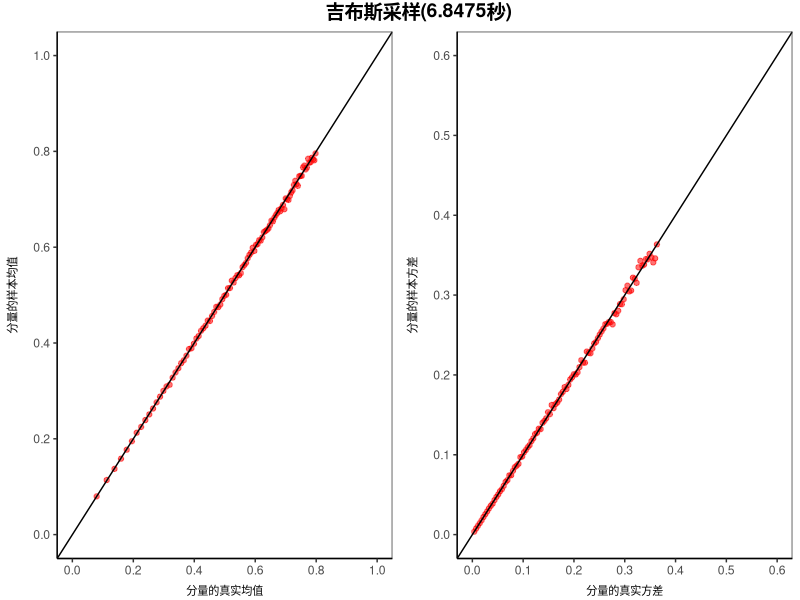
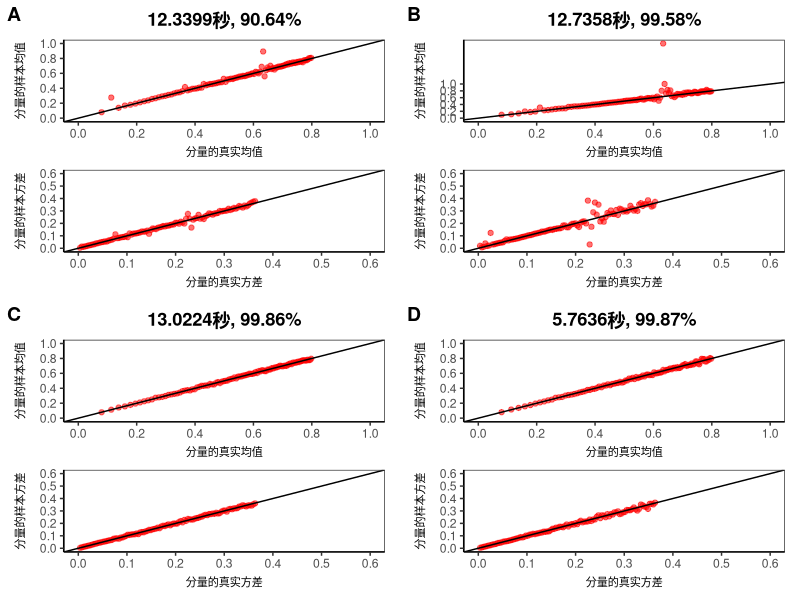

Write R code to recreate these figures, in order.
###############################################################
# HMC and Gibbs Implementation on 100-dimensional Independent Half Normal Distribution
# original author: Jin
###############################################################
library(MASS)
library(ggplot2)
library(patchwork)
###############################################################
## indicator function of random vector X
###############################################################
Indicator <- function(x){
  return(ifelse(FALSE %in% ifelse(x >= 0, TRUE, FALSE), 0, 1))
}
################################################################################################################
## Hamiltonian Monte Carlo                                                        111111
################################################################################################################
## Hamiltonian Monte Carlo Function
###############################################################
HMC = function (U, grad_U,L, current_q)
{
  q = current_q
  p = matrix(rnorm(length(q),0,1), ncol = 1)
  current_p = p
  # epsilon <- runif(1, 0.0104,0.0156)
  epsilon <- 0.1
  # Make a half step for momentum at the beginning
  p = p - epsilon * grad_U(q) / 2
  # Alternate full steps for position and momentum
  for (i in 1:L)
  {
    # Make a full step for the position
    q = q + epsilon * p
    # Make a full step for the momentum, except at end of trajectory
    if (i!=L) p = p - epsilon * grad_U(q)
  }
  # Make a half step for momentum at the end.
  p = p - epsilon * grad_U(q) / 2
  # Negate momentum at end of trajectory to make the proposal symmetric
  p = -p
  # Evaluate potential and kinetic energies at start and end of trajectory
  current_U = U(current_q)
  current_K = sum(current_p^2) / 2
  proposed_U = U(q)
  proposed_K = sum(p^2) / 2
  
  # Accept or reject the state at end of trajectory, returning either
  # the position at the end of the trajectory or the initial position
  accept = 0
  if (runif(1) < exp(current_U - proposed_U + current_K - proposed_K)) # ensure position vairable big than zero
  {
    accept = 1
    return (list(abs(q), accept))  # accept
  }
  else
  {
    accept = 0
    return (list(current_q, accept))  # reject
  }
}
###############################################################
# target 100-dimensional Independent foleded normal distribution
###############################################################
## potential energy
###############################################################
U_P <- function(q)
{ 
  value <- 0.5 * (matrix(q, nrow = 1) %*% inverse %*% matrix(q, ncol = 1))
  return((value - log((1/2 * pi) ^ (-length(q) / 2) * det(sigma) ^ (-1 / 2))))
}
###############################################################
## gradient 
###############################################################
dU <- function(q)
{
  return(inverse %*% matrix(q, ncol = 1)) 
}
###############################################################
## input 
###############################################################
set.seed(1010)
q_init <- runif(100, 0, 2)
sigma <- diag(seq(0.01, 1, 0.01))
inverse <- solve(sigma)
# epsilon uniformly from interval(0.0104,0.0156) L=50效果几乎相同
L = 100
N = 10000
###############################################################
# simulation bivariate half normal distribution by HMC
###############################################################
## simulation
###############################################################
q_HMC <- matrix(NA, nrow = length(q_init), ncol = N) # position matrix
# sample_p1 <- sample_p2 <- 0
# Chain_all <- list(Chain1 = 0, Chain2 = 0, Chain3 = 0, Chain4 = 0)
isAccept <- 0
t1 <- Sys.time()
for (i in 1:N) {
  result = HMC(U = U_P, grad_U = dU, L = L, current_q = q_init)
  q_HMC[,i] = result[[1]]
  isAccept = isAccept + result[[2]]
  q_init = q_HMC[,i]
}
t2 <- Sys.time()
diff_t_hmc <- round(as.numeric(t2-t1),digits = 4)
###############################################################
## compute acceptance rate
###############################################################
isAccept/N
###############################################################
## estiamte mean & var
###############################################################
true_mean_hmc <- sqrt(seq(0.01, 1.00, 0.01)) * sqrt(2/pi)
true_var_hmc <- seq(0.01, 1.00, 0.01) * (1 - 2/pi)
est_mean_hmc <- apply(q_HMC,1,mean)
est_var_hmc <- apply(q_HMC,1,var)
scatter_hmc <- data.frame(cbind(true_mean_hmc, true_var_hmc, est_mean_hmc, est_var_hmc))
###############################################################
## visualization by scatter
###############################################################
scatter_mean_HMC_1 <-
  ggplot(data = scatter_hmc, aes(x = true_mean_hmc, y = est_mean_hmc)) + 
  geom_point(size = 1.5, alpha = 0.55, color = "red") +
  theme_bw() +
  theme(panel.grid.major = element_blank(), 
        panel.grid.minor = element_blank(),
        panel.background = element_blank(), 
        axis.line = element_line(colour = "black"),
        axis.title.y = element_text(margin = margin(r = 10),size = 8),
        axis.title.x = element_text(vjust=-1,size = 8),
        plot.title = element_text(hjust = 0.5, vjust = 2.0, face = "bold")) +
  expand_limits(y = c(0.0, 1.0)) +
  expand_limits(x = c(0.0, 1.0)) +
  scale_x_continuous(breaks = seq(0.0, 1.0, 0.2), labels = c(paste0("0.0"), seq(0.2, 0.8, 0.2), paste0("1.0"))) +
  scale_y_continuous(breaks = seq(0.0, 1.0, 0.2), labels = c(paste0("0.0"), seq(0.2, 0.8, 0.2), paste0("1.0"))) +
  geom_abline(intercept = 0,slope = 1) +
  xlab("分量的真实均值") +
  ylab("分量的样本均值") +
  labs(title = paste0(diff_t_hmc,"秒, ", 100 * isAccept/N,"%"))
scatter_var_HMC_1 <- 
  ggplot(data = scatter_hmc, aes(x = true_var_hmc, y = est_var_hmc)) + 
  geom_point(size = 1.5, alpha = 0.55, color = "red") +
  theme_bw() +
  theme(panel.grid.major = element_blank(), 
        panel.grid.minor = element_blank(),
        panel.background = element_blank(), 
        axis.line = element_line(colour = "black"),
        axis.title.y = element_text(margin = margin(r = 10),size = 8),
        axis.title.x = element_text(vjust=-1,size = 8)) +
  expand_limits(y = c(0.0, 0.6)) +
  expand_limits(x = c(0.0, 0.6)) +
  scale_x_continuous(breaks = seq(0.0, 0.6, 0.1), labels = c(paste0("0.0"), seq(0.1, 0.6, 0.1))) +
  scale_y_continuous(breaks = seq(0.0, 0.6, 0.1), labels = c(paste0("0.0"), seq(0.1, 0.6, 0.1))) +
  geom_abline(intercept = 0, slope = 1) +
  xlab("分量的真实方差") +
  ylab("分量的样本方差") 

################################################################################################################
## Hamiltonian Monte Carlo                                                          222222222
################################################################################################################
## Hamiltonian Monte Carlo Function
###############################################################
HMC = function (U, grad_U,L, current_q)
{
  q = current_q
  p = matrix(rnorm(length(q),0,1), ncol = 1)
  current_p = p
  # epsilon <- runif(1, 0.01, 0.02)
  # epsilon <- runif(1, 0.0104,0.0156)
  epsilon <- 0.025
  # Make a half step for momentum at the beginning
  p = p - epsilon * grad_U(q) / 2
  # Alternate full steps for position and momentum
  for (i in 1:L)
  {
    # Make a full step for the position
    q = q + epsilon * p
    # Make a full step for the momentum, except at end of trajectory
    if (i!=L) p = p - epsilon * grad_U(q)
  }
  # Make a half step for momentum at the end.
  p = p - epsilon * grad_U(q) / 2
  # Negate momentum at end of trajectory to make the proposal symmetric
  p = -p
  # Evaluate potential and kinetic energies at start and end of trajectory
  current_U = U(current_q)
  current_K = sum(current_p^2) / 2
  proposed_U = U(q)
  proposed_K = sum(p^2) / 2
  
  # Accept or reject the state at end of trajectory, returning either
  # the position at the end of the trajectory or the initial position
  accept = 0
  if (runif(1) < exp(current_U - proposed_U + current_K - proposed_K)) # ensure position vairable big than zero
  {
    accept = 1
    return (list(abs(q), accept))  # accept
  }
  else
  {
    accept = 0
    return (list(current_q, accept))  # reject
  }
}
###############################################################
# target 100-dimensional Independent foleded normal distribution
###############################################################
## potential energy
###############################################################
U_P <- function(q)
{ 
  value <- 0.5 * (matrix(q, nrow = 1) %*% inverse %*% matrix(q, ncol = 1))
  return((value - log((1/2 * pi) ^ (-length(q) / 2) * det(sigma) ^ (-1 / 2))))
}
###############################################################
## gradient 
###############################################################
dU <- function(q)
{
  return(inverse %*% matrix(q, ncol = 1)) 
}
###############################################################
## input 
###############################################################
set.seed(1010)
q_init <- runif(100, 0, 2)
sigma <- diag(seq(0.01, 1, 0.01))
inverse <- solve(sigma)
# epsilon uniformly from interval(0.0104,0.0156) L=50效果几乎相同
L = 100
N = 10000
###############################################################
# simulation bivariate half normal distribution by HMC
###############################################################
## simulation
###############################################################
q_HMC <- matrix(NA, nrow = length(q_init), ncol = N) # position matrix
# sample_p1 <- sample_p2 <- 0
# Chain_all <- list(Chain1 = 0, Chain2 = 0, Chain3 = 0, Chain4 = 0)
isAccept <- 0
t1 <- Sys.time()
for (i in 1:N) {
  result = HMC(U = U_P, grad_U = dU, L = L, current_q = q_init)
  q_HMC[,i] = result[[1]]
  isAccept = isAccept + result[[2]]
  q_init = q_HMC[,i]
}
t2 <- Sys.time()
diff_t_hmc <- round(as.numeric(t2-t1),digits = 4)
###############################################################
## compute acceptance rate
###############################################################
isAccept
###############################################################
## estiamte mean & var
###############################################################
true_mean_hmc <- sqrt(seq(0.01, 1.00, 0.01)) * sqrt(2/pi)
true_var_hmc <- seq(0.01, 1.00, 0.01) * (1 - 2/pi)
est_mean_hmc <- apply(q_HMC,1,mean)
est_var_hmc <- apply(q_HMC,1,var)
scatter_hmc <- data.frame(cbind(true_mean_hmc, true_var_hmc, est_mean_hmc, est_var_hmc))
###############################################################
## visualization by scatter
###############################################################
scatter_mean_HMC_2 <-
  ggplot(data = scatter_hmc, aes(x = true_mean_hmc, y = est_mean_hmc)) + 
  geom_point(size = 1.5, alpha = 0.55, color = "red") +
  theme_bw() +
  theme(panel.grid.major = element_blank(), 
        panel.grid.minor = element_blank(),
        panel.background = element_blank(), 
        axis.line = element_line(colour = "black"),
        axis.title.y = element_text(margin = margin(r = 10),size = 8),
        axis.title.x = element_text(vjust=-1,size = 8),
        plot.title = element_text(hjust = 0.5, vjust = 2.0, face = "bold")) +
  expand_limits(y = c(0.0, 1.0)) +
  expand_limits(x = c(0.0, 1.0)) +
  scale_x_continuous(breaks = seq(0.0, 1.0, 0.2), labels = c(paste0("0.0"), seq(0.2, 0.8, 0.2), paste0("1.0"))) +
  scale_y_continuous(breaks = seq(0.0, 1.0, 0.2), labels = c(paste0("0.0"), seq(0.2, 0.8, 0.2), paste0("1.0"))) +
  geom_abline(intercept = 0,slope = 1) +
  xlab("分量的真实均值") +
  ylab("分量的样本均值") +
  labs(title = paste0(diff_t_hmc,"秒, ", 100 * isAccept/N,"%"))
scatter_var_HMC_2 <- 
  ggplot(data = scatter_hmc, aes(x = true_var_hmc, y = est_var_hmc)) + 
  geom_point(size = 1.5, alpha = 0.55, color = "red") +
  theme_bw() +
  theme(panel.grid.major = element_blank(), 
        panel.grid.minor = element_blank(),
        panel.background = element_blank(), 
        axis.line = element_line(colour = "black"),
        axis.title.y = element_text(margin = margin(r = 10),size = 8),
        axis.title.x = element_text(vjust=-1,size = 8)) +
  expand_limits(y = c(0.0, 0.6)) +
  expand_limits(x = c(0.0, 0.6)) +
  scale_x_continuous(breaks = seq(0.0, 0.6, 0.1), labels = c(paste0("0.0"), seq(0.1, 0.6, 0.1))) +
  scale_y_continuous(breaks = seq(0.0, 0.6, 0.1), labels = c(paste0("0.0"), seq(0.1, 0.6, 0.1))) +
  geom_abline(intercept = 0, slope = 1) +
  xlab("分量的真实方差") +
  ylab("分量的样本方差") 

################################################################################################################
## Hamiltonian Monte Carlo                                                          3333
################################################################################################################
## Hamiltonian Monte Carlo Function
###############################################################
HMC = function (U, grad_U,L, current_q)
{
  q = current_q
  p = matrix(rnorm(length(q),0,1), ncol = 1)
  current_p = p
  epsilon <- runif(1, 0.01,0.02)
  # epsilon <- runif(1, 0.0104,0.0156)
  # epsilon <- 0.018
  # Make a half step for momentum at the beginning
  p = p - epsilon * grad_U(q) / 2
  # Alternate full steps for position and momentum
  for (i in 1:L)
  {
    # Make a full step for the position
    q = q + epsilon * p
    # Make a full step for the momentum, except at end of trajectory
    if (i!=L) p = p - epsilon * grad_U(q)
  }
  # Make a half step for momentum at the end.
  p = p - epsilon * grad_U(q) / 2
  # Negate momentum at end of trajectory to make the proposal symmetric
  p = -p
  # Evaluate potential and kinetic energies at start and end of trajectory
  current_U = U(current_q)
  current_K = sum(current_p^2) / 2
  proposed_U = U(q)
  proposed_K = sum(p^2) / 2
  
  # Accept or reject the state at end of trajectory, returning either
  # the position at the end of the trajectory or the initial position
  accept = 0
  if (runif(1) < exp(current_U - proposed_U + current_K - proposed_K)) # ensure position vairable big than zero
  {
    accept = 1
    return (list(abs(q), accept))  # accept
  }
  else
  {
    accept = 0
    return (list(current_q, accept))  # reject
  }
}
###############################################################
# target 100-dimensional Independent foleded normal distribution
###############################################################
## potential energy
###############################################################
U_P <- function(q)
{ 
  value <- 0.5 * (matrix(q, nrow = 1) %*% inverse %*% matrix(q, ncol = 1))
  return((value - log((1/2 * pi) ^ (-length(q) / 2) * det(sigma) ^ (-1 / 2))))
}
###############################################################
## gradient 
###############################################################
dU <- function(q)
{
  return(inverse %*% matrix(q, ncol = 1)) 
}
###############################################################
## input 
###############################################################
set.seed(1010)
q_init <- runif(100, 0, 2)
sigma <- diag(seq(0.01, 1, 0.01))
inverse <- solve(sigma)
# epsilon uniformly from interval(0.0104,0.0156) L=50效果几乎相同
L = 100
N = 10000
###############################################################
# simulation bivariate half normal distribution by HMC
###############################################################
## simulation
###############################################################
q_HMC <- matrix(NA, nrow = length(q_init), ncol = N) # position matrix
# sample_p1 <- sample_p2 <- 0
# Chain_all <- list(Chain1 = 0, Chain2 = 0, Chain3 = 0, Chain4 = 0)
isAccept <- 0
t1 <- Sys.time()
for (i in 1:N) {
  result = HMC(U = U_P, grad_U = dU, L = L, current_q = q_init)
  q_HMC[,i] = result[[1]]
  isAccept = isAccept + result[[2]]
  q_init = q_HMC[,i]
}
t2 <- Sys.time()
diff_t_hmc <- round(as.numeric(t2-t1),digits = 4)
###############################################################
## compute acceptance rate
###############################################################
isAccept
###############################################################
## estiamte mean & var
###############################################################
true_mean_hmc <- sqrt(seq(0.01, 1.00, 0.01)) * sqrt(2/pi)
true_var_hmc <- seq(0.01, 1.00, 0.01) * (1 - 2/pi)
est_mean_hmc <- apply(q_HMC,1,mean)
est_var_hmc <- apply(q_HMC,1,var)
scatter_hmc <- data.frame(cbind(true_mean_hmc, true_var_hmc, est_mean_hmc, est_var_hmc))
###############################################################
## visualization by scatter
###############################################################
scatter_mean_HMC_3 <-
  ggplot(data = scatter_hmc, aes(x = true_mean_hmc, y = est_mean_hmc)) + 
  geom_point(size = 1.5, alpha = 0.55, color = "red") +
  theme_bw() +
  theme(panel.grid.major = element_blank(), 
        panel.grid.minor = element_blank(),
        panel.background = element_blank(), 
        axis.line = element_line(colour = "black"),
        axis.title.y = element_text(margin = margin(r = 10),size = 8),
        axis.title.x = element_text(vjust=-1,size = 8),
        plot.title = element_text(hjust = 0.5, vjust = 2.0, face = "bold")) +
  expand_limits(y = c(0.0, 1.0)) +
  expand_limits(x = c(0.0, 1.0)) +
  scale_x_continuous(breaks = seq(0.0, 1.0, 0.2), labels = c(paste0("0.0"), seq(0.2, 0.8, 0.2), paste0("1.0"))) +
  scale_y_continuous(breaks = seq(0.0, 1.0, 0.2), labels = c(paste0("0.0"), seq(0.2, 0.8, 0.2), paste0("1.0"))) +
  geom_abline(intercept = 0,slope = 1) +
  xlab("分量的真实均值") +
  ylab("分量的样本均值") +
  labs(title = paste0(diff_t_hmc,"秒, ", 100 * isAccept/N,"%"))
scatter_var_HMC_3 <- 
  ggplot(data = scatter_hmc, aes(x = true_var_hmc, y = est_var_hmc)) + 
  geom_point(size = 1.5, alpha = 0.55, color = "red") +
  theme_bw() +
  theme(panel.grid.major = element_blank(), 
        panel.grid.minor = element_blank(),
        panel.background = element_blank(), 
        axis.line = element_line(colour = "black"),
        axis.title.y = element_text(margin = margin(r = 10),size = 8),
        axis.title.x = element_text(vjust=-1,size = 8)) +
  expand_limits(y = c(0.0, 0.6)) +
  expand_limits(x = c(0.0, 0.6)) +
  scale_x_continuous(breaks = seq(0.0, 0.6, 0.1), labels = c(paste0("0.0"), seq(0.1, 0.6, 0.1))) +
  scale_y_continuous(breaks = seq(0.0, 0.6, 0.1), labels = c(paste0("0.0"), seq(0.1, 0.6, 0.1))) +
  geom_abline(intercept = 0, slope = 1) +
  xlab("分量的真实方差") +
  ylab("分量的样本方差") 
################################################################################################################
## Hamiltonian Monte Carlo                                                          4444
################################################################################################################
## Hamiltonian Monte Carlo Function
###############################################################
HMC = function (U, grad_U,L, current_q)
{
  q = current_q
  p = matrix(rnorm(length(q),0,1), ncol = 1)
  current_p = p
  epsilon <- runif(1, 0.01,0.02)
  # epsilon <- runif(1, 0.0104,0.0156)
  # epsilon <- 0.018
  # Make a half step for momentum at the beginning
  p = p - epsilon * grad_U(q) / 2
  # Alternate full steps for position and momentum
  for (i in 1:L)
  {
    # Make a full step for the position
    q = q + epsilon * p
    # Make a full step for the momentum, except at end of trajectory
    if (i!=L) p = p - epsilon * grad_U(q)
  }
  # Make a half step for momentum at the end.
  p = p - epsilon * grad_U(q) / 2
  # Negate momentum at end of trajectory to make the proposal symmetric
  p = -p
  # Evaluate potential and kinetic energies at start and end of trajectory
  current_U = U(current_q)
  current_K = sum(current_p^2) / 2
  proposed_U = U(q)
  proposed_K = sum(p^2) / 2
  
  # Accept or reject the state at end of trajectory, returning either
  # the position at the end of the trajectory or the initial position
  accept = 0
  if (runif(1) < exp(current_U - proposed_U + current_K - proposed_K)) # ensure position vairable big than zero
  {
    accept = 1
    return (list(abs(q), accept))  # accept
  }
  else
  {
    accept = 0
    return (list(current_q, accept))  # reject
  }
}
###############################################################
# target 100-dimensional Independent foleded normal distribution
###############################################################
## potential energy
###############################################################
U_P <- function(q)
{ 
  value <- 0.5 * (matrix(q, nrow = 1) %*% inverse %*% matrix(q, ncol = 1))
  return((value - log((1/2 * pi) ^ (-length(q) / 2) * det(sigma) ^ (-1 / 2))))
}
###############################################################
## gradient 
###############################################################
dU <- function(q)
{
  return(inverse %*% matrix(q, ncol = 1)) 
}
###############################################################
## input 
###############################################################
set.seed(1010)
q_init <- runif(100, 0, 2)
sigma <- diag(seq(0.01, 1, 0.01))
inverse <- solve(sigma)
# epsilon uniformly from interval(0.0104,0.0156) L=50效果几乎相同
L = 25
N = 10000
###############################################################
# simulation bivariate half normal distribution by HMC
###############################################################
## simulation
###############################################################
q_HMC <- matrix(NA, nrow = length(q_init), ncol = N) # position matrix
# sample_p1 <- sample_p2 <- 0
# Chain_all <- list(Chain1 = 0, Chain2 = 0, Chain3 = 0, Chain4 = 0)
isAccept <- 0
t1 <- Sys.time()
for (i in 1:N) {
  result = HMC(U = U_P, grad_U = dU, L = L, current_q = q_init)
  q_HMC[,i] = result[[1]]
  isAccept = isAccept + result[[2]]
  q_init = q_HMC[,i]
}
t2 <- Sys.time()
diff_t_hmc <- round(as.numeric(t2-t1),digits = 4)
###############################################################
## compute acceptance rate
###############################################################
isAccept
###############################################################
## estiamte mean & var
###############################################################
true_mean_hmc <- sqrt(seq(0.01, 1.00, 0.01)) * sqrt(2/pi)
true_var_hmc <- seq(0.01, 1.00, 0.01) * (1 - 2/pi)
est_mean_hmc <- apply(q_HMC,1,mean)
est_var_hmc <- apply(q_HMC,1,var)
scatter_hmc <- data.frame(cbind(true_mean_hmc, true_var_hmc, est_mean_hmc, est_var_hmc))
###############################################################
## visualization by scatter
###############################################################
scatter_mean_HMC_4 <-
  ggplot(data = scatter_hmc, aes(x = true_mean_hmc, y = est_mean_hmc)) + 
  geom_point(size = 1.5, alpha = 0.55, color = "red") +
  theme_bw() +
  theme(panel.grid.major = element_blank(), 
        panel.grid.minor = element_blank(),
        panel.background = element_blank(), 
        axis.line = element_line(colour = "black"),
        axis.title.y = element_text(margin = margin(r = 10),size = 8),
        axis.title.x = element_text(vjust=-1,size = 8),
        plot.title = element_text(hjust = 0.5, vjust = 2.0, face = "bold")) +
  expand_limits(y = c(0.0, 1.0)) +
  expand_limits(x = c(0.0, 1.0)) +
  scale_x_continuous(breaks = seq(0.0, 1.0, 0.2), labels = c(paste0("0.0"), seq(0.2, 0.8, 0.2), paste0("1.0"))) +
  scale_y_continuous(breaks = seq(0.0, 1.0, 0.2), labels = c(paste0("0.0"), seq(0.2, 0.8, 0.2), paste0("1.0"))) +
  geom_abline(intercept = 0,slope = 1) +
  xlab("分量的真实均值") +
  ylab("分量的样本均值") +
  labs(title = paste0(diff_t_hmc,"秒, ", 100 * isAccept/N,"%"))
scatter_var_HMC_4 <- 
  ggplot(data = scatter_hmc, aes(x = true_var_hmc, y = est_var_hmc)) + 
  geom_point(size = 1.5, alpha = 0.55, color = "red") +
  theme_bw() +
  theme(panel.grid.major = element_blank(), 
        panel.grid.minor = element_blank(),
        panel.background = element_blank(), 
        axis.line = element_line(colour = "black"),
        axis.title.y = element_text(margin = margin(r = 10),size = 8),
        axis.title.x = element_text(vjust=-1,size = 8)) +
  expand_limits(y = c(0.0, 0.6)) +
  expand_limits(x = c(0.0, 0.6)) +
  scale_x_continuous(breaks = seq(0.0, 0.6, 0.1), labels = c(paste0("0.0"), seq(0.1, 0.6, 0.1))) +
  scale_y_continuous(breaks = seq(0.0, 0.6, 0.1), labels = c(paste0("0.0"), seq(0.1, 0.6, 0.1))) +
  geom_abline(intercept = 0, slope = 1) +
  xlab("分量的真实方差") +
  ylab("分量的样本方差") 

# scatter_mean_HMC / scatter_var_HMC
################################################################################################################
## Gibbs sampling
################################################################################################################
###############################################################
## One Dimension Folded Normal Sampling Funcion
###############################################################
FN_Sampling <- function(number, mu, sig){
  sample <- abs(rnorm(number, mean = mu, sd = sqrt(sig)))
  density <- function(x, u, s){
    1/sqrt(2 * pi)/sqrt(s) * (exp(-(x - u)^2/(2 * s)) + exp(-(x + u)^2/(2 * s)) * Indicator(x))
  }
  return(list(sample,density(sample, mu, sig)))
}
###############################################################
# Gibbs Sampling Function
###############################################################
Gibbs <- function(N,length,sigma){
  x_seq <- matrix(0, N, length)
  for (i in 1:N){
    for(j in 1:length){
      x_seq[i,j] <- FN_Sampling(1, 0, sigma[j,j])[[1]]
    }
  }
  return(x_seq)
}
###############################################################
# Gibbs Sampling algorithm (100 dimension)
###############################################################
set.seed(1010)
sigma <- diag(seq(0.01, 1, 0.01))
N <- 10000
length <- 100
t3 <- Sys.time()
result <- Gibbs(N, length, sigma)
t4 <- Sys.time()
diff_t_gibbs <- round(as.numeric(t4-t3),digits = 4)
###############################################################
## estiamte mean & var
###############################################################
true_mean_gibbs <- sqrt(seq(0.01, 1.00, 0.01)) * sqrt(2/pi)
true_var_gibbs <- seq(0.01, 1.00, 0.01) * (1 - 2/pi)
est_mean_gibbs <- apply(result,2,mean)
est_var_gibbs <- apply(result,2,var)
scatter_gibbs <- data.frame(cbind(true_mean_gibbs, true_var_gibbs,est_mean_gibbs,est_var_gibbs))
###############################################################
## visualization by scatter
###############################################################
scatter_mean_Gibbs <-
  ggplot(data = scatter_gibbs, aes(x = true_mean_gibbs, y = est_mean_gibbs)) + 
  geom_point(size = 1.5, alpha = 0.55, color = "red") +
  theme_bw() +
  theme(panel.grid.major = element_blank(), 
        panel.grid.minor = element_blank(),
        panel.background = element_blank(), 
        axis.line = element_line(colour = "black"),
        axis.title.y = element_text(margin = margin(r = 10),size = 8),
        axis.title.x = element_text(vjust=-1,size = 8),
        plot.title = element_text(hjust = 0.5, vjust = 0.5, face = "bold")) +
  expand_limits(y = c(0.0, 1.0)) +
  expand_limits(x = c(0.0, 1.0)) +
  scale_x_continuous(breaks = seq(0.0, 1.0, 0.2), labels = c(paste0("0.0"), seq(0.2, 0.8, 0.2), paste0("1.0"))) +
  scale_y_continuous(breaks = seq(0.0, 1.0, 0.2), labels = c(paste0("0.0"), seq(0.2, 0.8, 0.2), paste0("1.0"))) +
  geom_abline(intercept = 0,slope = 1) +
  xlab("分量的真实均值") +
  ylab("分量的样本均值")
  # labs(title = paste0("吉布斯采样(",diff_t_gibbs,"秒)"))
scatter_var_Gibbs <- 
  ggplot(data = scatter_gibbs, aes(x = true_var_gibbs, y = est_var_gibbs)) + 
  geom_point(size = 1.5, alpha = 0.55, color = "red") +
  theme_bw() +
  theme(panel.grid.major = element_blank(), 
        panel.grid.minor = element_blank(),
        panel.background = element_blank(), 
        axis.line = element_line(colour = "black"),
        axis.title.y = element_text(margin = margin(r = 10),size = 8),
        axis.title.x = element_text(vjust=-1,size = 8)) +
  expand_limits(y = c(0.0, 0.6)) +
  expand_limits(x = c(0.0, 0.6)) +
  scale_x_continuous(breaks = seq(0.0, 0.6, 0.1), labels = c(paste0("0.0"), seq(0.1, 0.6, 0.1))) +
  scale_y_continuous(breaks = seq(0.0, 0.6, 0.1), labels = c(paste0("0.0"), seq(0.1, 0.6, 0.1))) +
  geom_abline(intercept = 0, slope = 1) +
  xlab("分量的真实方差") +
  ylab("分量的样本方差") 
# scatter_mean_Gibbs / scatter_var_Gibbs
###############################################################
## visualization HMC & Gibbs
###############################################################
A <- scatter_mean_Gibbs | scatter_var_Gibbs
B <- scatter_mean_HMC_1 / scatter_var_HMC_1
C <- scatter_mean_HMC_2 / scatter_var_HMC_2
D <- scatter_mean_HMC_3 / scatter_var_HMC_3
E <- scatter_mean_HMC_4 / scatter_var_HMC_4


library(ggpubr)
gibbs <- ggarrange(scatter_mean_Gibbs, scatter_var_Gibbs, nrow = 1)
annotate_figure(gibbs,
                top = text_grob(paste0("吉布斯采样(",diff_t_gibbs,"秒)"), face = "bold", size = 14,hjust = 0.4)
                )
ggarrange(B,C,D,E, ncol = 2, nrow = 2,labels = "AUTO")

# (scatter_mean_Gibbs | scatter_mean_HMC_1) / (scatter_var_Gibbs | scatter_var_HMC_1) /
#   (scatter_mean_HMC_2 | scatter_mean_HMC_3) / (scatter_var_HMC_2 | scatter_var_HMC_3) + 
#   plot_annotation(tag_levels = 'A')
